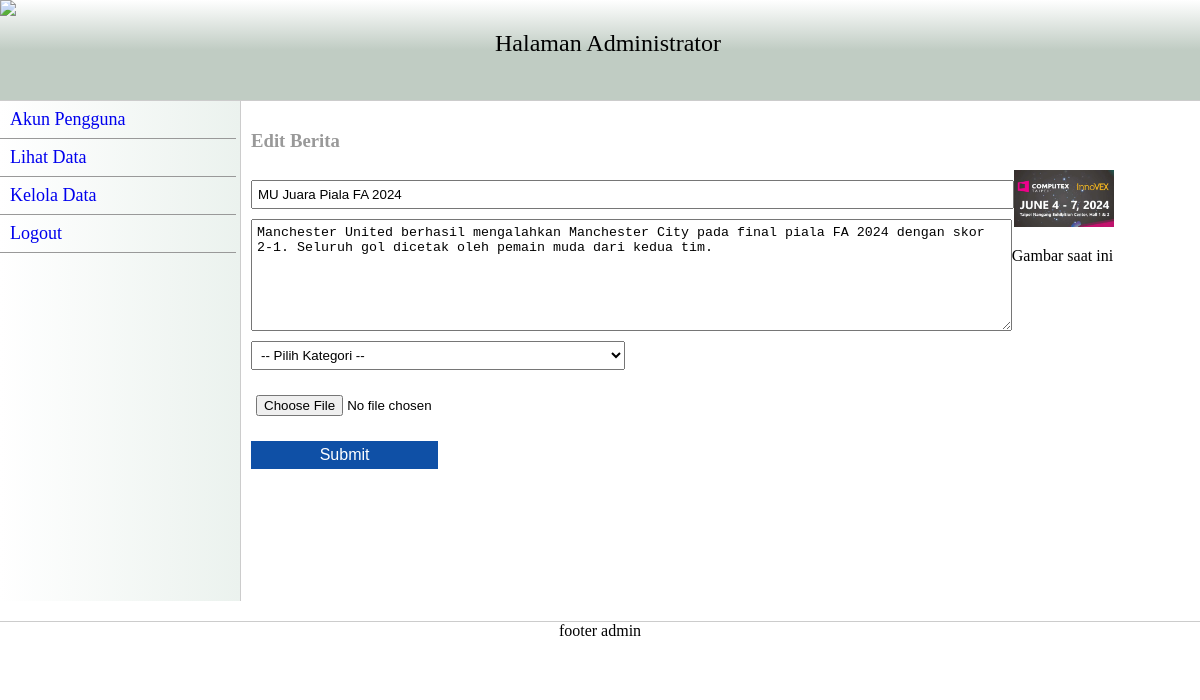
The app's page /admin/page.php?mod=ubah&id=8 (signed in) with its own data.
### tables this page shows
CREATE TABLE `tbl_berita` (
  `id` int(5) NOT NULL,
  `judul` varchar(150) NOT NULL,
  `isi_berita` text NOT NULL,
  `gambar` varchar(70) NOT NULL,
  `kategori` char(10) NOT NULL,
  `iduser` int(2) NOT NULL,
  `tanggal` datetime NOT NULL
);

### admin/editdata.php (the view, shortened to what this page needs)
<?php include "../config/koneksi.php"; ?>
<!doctype html>
<html>
<head>
</head>
<body>
	<div id="header"> <img src="../assets/img/logo.png" class="logo">
		<div class="judul">Halaman Administrator</div>
	</div>
	<div id="menu">
		<a href="?mod=pengguna" class="amenu">Akun Pengguna</a>
		<a href="?mod=lihat" class="amenu">Lihat Data</a>
		<a href="?mod=kelola" class="amenu">Kelola Data</a>
		<a href="?mod=logout" class="amenu">Logout</a>
	</div>
	<div id="konten">
		<h3 style="color:#999">Edit Berita </h3>
		<?php
		$data = mysqli_query($koneksi, "select * from tbl_berita where id = '" . $_GET['id'] . "'");
		while ($r = mysqli_fetch_array($data)) {
		?>
			<form method="post" action="aksi.php?mod=editdata" enctype="multipart/form-data">
				<input type="text" name="judul" value="<?php echo $r['judul']; ?>" placeholder="Judul Berita">
				<textarea name="berita" placeholder="Isi Berita"><?php echo $r['isi_berita']; ?></textarea>
				<select name="kategori">
					<option value=""> -- Pilih Kategori -- </option>
				</select>
				<?php if (!empty($r['gambar'])) { ?>
					<div>
						<img src="../assets/img/<?php echo $r['gambar']; ?>" alt="Gambar Berita" style="width: 100px; height: auto;">
						<p>Gambar saat ini</p>
					</div>
				<?php } ?>
				<input type="file" name="gambar">
				<input type="submit" name="submit" value="Submit">
			<?php } ?>
			</form>
	</div>
	<div id="footer"> footer admin</div>
</body>
</html>

### admin/editdata.php (style rules this page uses)
body { margin: 0; padding: 0; }
#header { float: left; width: 100%; height: 100px; border-bottom: solid 1px #ccc; text-align: center; background: linear-gradient(#fff, #c0ccc3, #c0ccc3); }
.logo { height: 80px; float: left; }
.judul { font-size: 24px; padding-top: 30px; }
#menu { float: left; width: 20%; border-right: solid 1px #ccc; min-height: 500px; background: linear-gradient(to right, #fff, #ebf2ee); }
#konten { float: left; width: 78%; min-height: 500px; padding: 10px; }
#footer { float: left; width: 100%; height: 50px; border-top: solid 1px #ccc; text-align: center; }
.amenu { float: left; width: 90%; border-bottom: solid 1px #999; padding: 8px 10px; text-decoration: none; font-size: 18px; }
input[type=text] { width: 80%; float: left; padding: 5px; margin: 10px 0; }
input[type=file] { width: 80%; float: left; padding: 5px; margin: 10px 0; }
input[type=submit] { width: 20%; float: left; padding: 5px; margin: 10px 0; background: #0f50a6; color: #fff; font-size: 16px; border: none; }
textarea { width: 80%; float: left; padding: 5px; height: 100px; }
select { width: 40%; float: left; padding: 5px; margin: 10px 0; }

### records on screen
tbl_berita: judul "MU Juara Piala FA 2024", berita "Manchester United berhasil mengalahkan Manchester City pada final piala FA 2024 dengan skor 2-1. Seluruh gol dicetak oleh pemain muda dari kedua tim.", gambar (picture)
